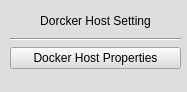
<?xml version="1.0" encoding="UTF-8"?>
<ui version="4.0">
 <class>Form</class>
 <widget class="QWidget" name="Form">
  <property name="geometry">
   <rect>
    <x>0</x>
    <y>0</y>
    <width>187</width>
    <height>92</height>
   </rect>
  </property>
  <property name="windowTitle">
   <string>Form</string>
  </property>
  <property name="styleSheet">
   <string notr="true">background-color: rgb(222, 222, 222);</string>
  </property>
  <widget class="QWidget" name="verticalLayoutWidget">
   <property name="geometry">
    <rect>
     <x>10</x>
     <y>10</y>
     <width>171</width>
     <height>59</height>
    </rect>
   </property>
   <layout class="QVBoxLayout" name="verticalLayout">
    <item>
     <widget class="QLabel" name="label">
      <property name="sizePolicy">
       <sizepolicy hsizetype="Minimum" vsizetype="Minimum">
        <horstretch>0</horstretch>
        <verstretch>0</verstretch>
       </sizepolicy>
      </property>
      <property name="text">
       <string>Dorcker Host Setting</string>
      </property>
      <property name="alignment">
       <set>Qt::AlignCenter</set>
      </property>
     </widget>
    </item>
    <item>
     <widget class="Line" name="line">
      <property name="orientation">
       <enum>Qt::Horizontal</enum>
      </property>
     </widget>
    </item>
    <item>
     <widget class="QPushButton" name="DockerHost_PropertiesButton">
      <property name="text">
       <string>Docker Host Properties</string>
      </property>
     </widget>
    </item>
   </layout>
  </widget>
 </widget>
 <resources/>
 <connections/>
</ui>
